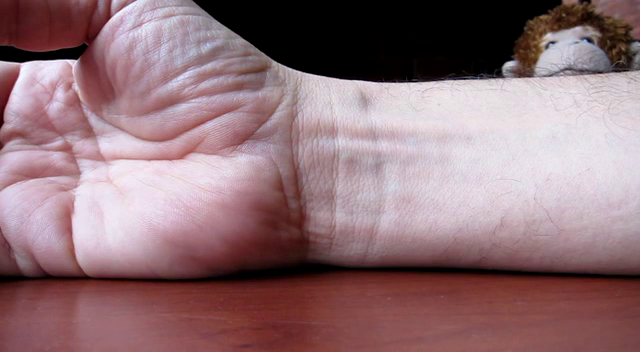
#> input picture frame 89 of receiver-system/backend/storage/incoming/wrist.mp4, 640 x 352 px
$ python test_run.py
#> lines starting #> are read from the running program, lines starting #| are printed output that depends on the picture
### receiver-system/backend/app/utils/video_handler.py
import cv2
from pathlib import Path
from app.utils.evm import run_evm_pipeline

def convert_to_grayscale(input_path: str, output_path: str, scale=0.5, max_frames=150) -> None:
#> called with input_path = 'storage/incoming/wrist.mp4', output_path = 'storage/processed/wrist_gray.avi', scale = 0.5, max_frames = 150
    cap = cv2.VideoCapture(str(input_path))
    fourcc = cv2.VideoWriter_fourcc(*'XVID')
    fps = cap.get(cv2.CAP_PROP_FPS)

    # Read first frame to get scaled dimensions
    ret, frame = cap.read()
#> frame is the input picture: shape (352, 640, 3); mean B, G, R 119.9, 114.5, 144.5
    if not ret:
        raise ValueError("Failed to read from input video.")

    frame = cv2.resize(frame, (0, 0), fx=scale, fy=scale)
#> frame: shape (176, 320, 3)
    height, width = frame.shape[:2]
#> height = 176; width = 320
    out = cv2.VideoWriter(str(output_path), fourcc, fps, (width, height), isColor=False)

    frame_count = 0
    while ret and frame_count < max_frames:
        gray = cv2.cvtColor(frame, cv2.COLOR_BGR2GRAY)
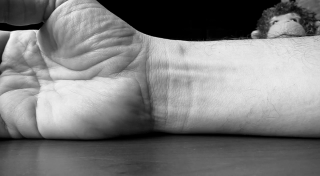
#> gray: shape (176, 320); min 0, max 249, mean 124.2
        out.write(gray)
        ret, frame = cap.read()
        if ret:
            frame = cv2.resize(frame, (0, 0), fx=scale, fy=scale)
#> frame: shape (176, 320, 3)
        frame_count += 1

    cap.release()
    out.release()
    print(f"[INFO] Grayscale video saved to {output_path} with {frame_count} frames")


# [12 lines left out: function process_with_evm, not called in this run]

### receiver-system/backend/test_run.py
from app.utils.video_handler import convert_to_grayscale, process_with_evm
from pathlib import Path

# Define paths
input_video = Path("storage/incoming/wrist.mp4")
gray_output = Path("storage/processed/wrist_gray.avi")
evm_output = Path("storage/processed/wrist_evm.avi")

# Make sure output dir exists
gray_output.parent.mkdir(parents=True, exist_ok=True)

# Run conversions
print("[1] Converting to Grayscale...")
convert_to_grayscale(str(input_video), str(gray_output))

print("[2] Running EVM...")
process_with_evm(str(gray_output), str(evm_output), fps=30)

print(f"[✔] Done. Output saved to {evm_output}")

$ run again, starting later in the video
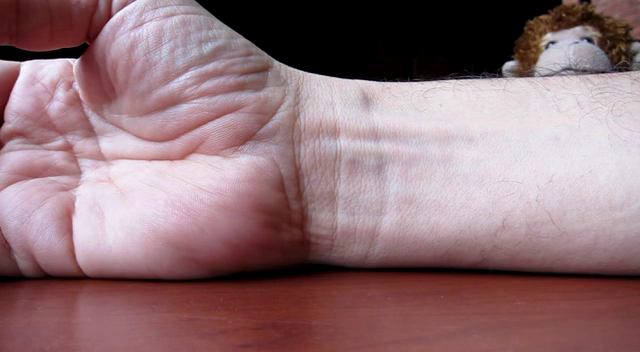
#> input picture frame 402 of receiver-system/backend/storage/incoming/wrist.mp4, 640 x 352 px
#> in convert_to_grayscale, frame is the input picture: shape (352, 640, 3); mean B, G, R 119.5, 114.6, 144.4
#> in convert_to_grayscale, `gray = cv2.cvtColor(frame, cv2.COLOR_BGR2GRAY)`:
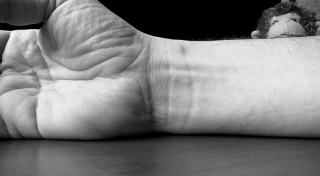
#> gray: shape (176, 320); min 0, max 249, mean 124.2

$ run again, starting later in the video
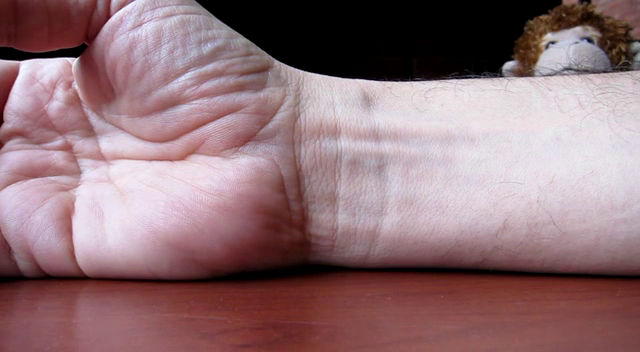
#> input picture frame 715 of receiver-system/backend/storage/incoming/wrist.mp4, 640 x 352 px
#> in convert_to_grayscale, frame is the input picture: shape (352, 640, 3); mean B, G, R 119.6, 114.6, 144.5
#> in convert_to_grayscale, `gray = cv2.cvtColor(frame, cv2.COLOR_BGR2GRAY)`:
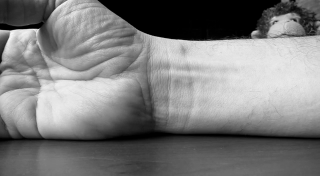
#> gray: shape (176, 320); min 0, max 249, mean 124.2
